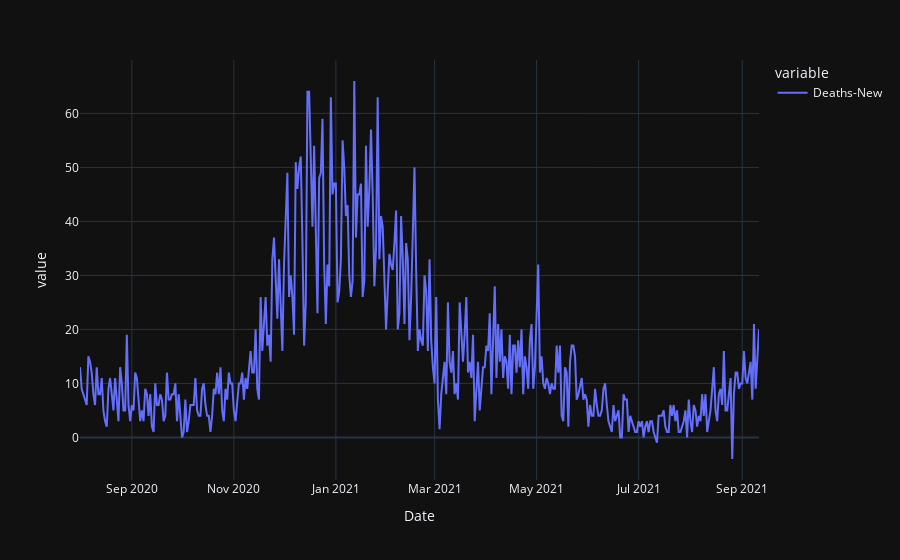

Source (notebook cell):
### Markdown cell above
### **✔ TO DO: make remove_outliers into a helper function and addd to `get_state_df_ts`**

### Code cell
test_df = fn.app_functions.get_state_df_ts_final(DF,'MD',agg_func= 'as_freq',ts_col=selected_cols,
                          rename_cols=False,fill_method='interpolate',
                          diagnose=False)#state_first=False)
ts =test_df['Deaths-New']
px.line(ts)

### Figure 1 — Plotly figure (JSON) as saved in the notebook; plotly's stock layout.template omitted (floating-point values rounded to 4 significant figures; data arrays with more than 128 entries replaced by an {"elided": "..."} marker saying what was removed)
{"data": [{"hovertemplate": "variable=Deaths-New<br>Date=%{x}<br>value=%{y}<extra></extra>", "legendgroup": "Deaths-New", "line": {"color": "#636efa", "dash": "solid"}, "marker": {"symbol": "circle"}, "mode": "lines", "name": "Deaths-New", "orientation": "v", "showlegend": true, "type": "scatter", "x": {"elided": "407 str values"}, "xaxis": "x", "y": {"elided": "407 float values"}, "yaxis": "y"}], "layout": {"legend": {"title": {"text": "variable"}, "tracegroupgap": 0}, "margin": {"t": 60}, "xaxis": {"anchor": "y", "domain": [0, 1], "title": {"text": "Date"}}, "yaxis": {"anchor": "x", "domain": [0, 1], "title": {"text": "value"}}}}
